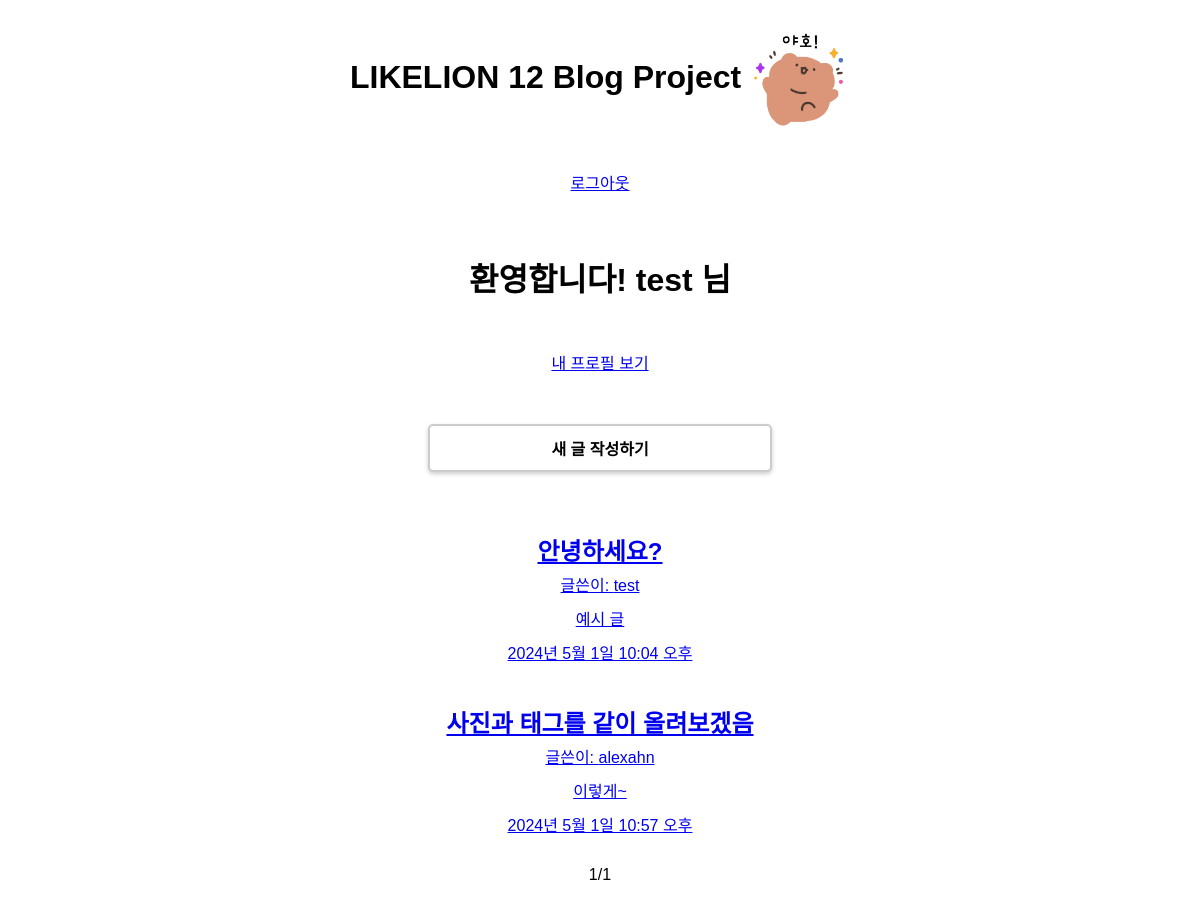
Screenshot of / (signed in) with the database file from the repository.
### users/models.py (models this page shows)
class CustomUser(AbstractUser):
  email = models.EmailField(max_length=100, unique=True)
  first_name = models.CharField(max_length=100, blank=False)
  last_name = models.CharField(max_length=100, blank=False)

### blog/models.py (models this page shows, shortened)
class Blog(models.Model):
    title = models.CharField(max_length=100)
    created_at = models.DateTimeField(auto_now_add=True)
    content = models.TextField()
    image = models.ImageField(upload_to='blog/', null=True)
    author = models.ForeignKey(settings.AUTH_USER_MODEL, on_delete=models.CASCADE, null=True, related_name='blogs') #! 좋아요 기능 추가
    tag = models.ManyToManyField(to='Tag', blank=True)
    like_users = models.ManyToManyField(settings.AUTH_USER_MODEL, related_name='like_blogs', blank=True)
    class Meta:
        db_table = 'blog'
    def summary(self):
        return self.content[:100]

### blog/views.py (the view)
# urls.py: path('', views.home, name='home'),
def home(request):
    blogs = Blog.objects.all()
    paginator = Paginator(blogs, 3)
    page_number = request.GET.get('page')
    page_obj = paginator.get_page(page_number)
    return render(request,'home.html',{'page_obj':page_obj})

### blog/templates/home.html (shortened to what this page needs)
{% extends "base.html" %} {% load static %}  {% block extrahead %}
<link rel="stylesheet" href="{% static 'blog/css/style.css' %}" />
{% endblock extrahead %} {% block content %}
<h1>
  LIKELION 12 Blog Project
  <img src="{% static 'blog/img/emoticon.png' %}" alt="이모티콘" />
</h1>
<div>
  {% if user.is_authenticated %}
  <a href="users/logout">로그아웃</a>
  <h1>환영합니다! {{user.username}} 님</h1>
  <a href="{% url 'profile' user.id %}">내 프로필 보기</a>
  <a class="new-post__button" href="{% url 'blog:new' %}">새 글 작성하기</a>
  {% else %}
  <a href="users/signup">회원가입</a>
  <a href="users/login">로그인</a>
  {% endif %}
</div>
<div>
  {% for blog in page_obj %}
  <a href="{% url 'blog:detail' blog.id %}">
    <h2>{{blog.title}}</h2>
    <p>글쓴이: {{blog.author}}</p>
    <p>{{blog.summary}}</p>
    <p>{{blog.created_at}}</p>
  </a>
  {% endfor %}
</div>
<span>
  <p>{{page_obj.number}}</p>
  <p>/</p>
  <p>{{page_obj.paginator.num_pages}}</p>
</span>
{% endblock content %}

### blog/static/blog/css/style.css (style rules this page uses)
body { font-family: Arial, sans-serif; text-align: center; }
h1 { font-size: 2em; margin: 30px 0 20px; }
.new-post__button { display: block; margin: 20px auto; width: 300px; padding: 10px 20px; color: #000; font-weight: bold; text-decoration: none; border-radius: 5px; border: 2px solid #ccc; background-color: #fff; box-shadow: 0px 2px 4px rgba(0, 0, 0, 0.2); transition: background-color 0.3s ease-out; }
div { margin-top: 40px; display: flex; flex-direction: column; gap: 30px; }
h2 { font-size: 1.5em; margin: 0 0 5px; font-weight: bold; }
p { margin: 0 0 10px; }
img { display: inline-block; vertical-align: middle; width: 100px; }
span { display: flex; align-items: center; justify-content: center; margin: 20px auto 0; width: 50rem; }

### rows the page displays
CustomUser: username "test"
Blog: title "안녕하세요?", author "test", summary "예시 글", created_at "2024년 5월 1일 10:04 오후"
Blog: title "사진과 태그를 같이 올려보겠음", author "alexahn", summary "이렇게~", created_at "2024년 5월 1일 10:57 오후"

### other values shown
{{ page_obj.number }} "1"
{{ page_obj.paginator.num_pages }} "1"
